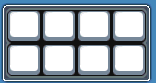
#> input picture docs/features/hotkey-grid-3x3/ui/hotkey-grid/v2/ref-quickslot-4x2.png, 156 x 83 px, found by its file name
$ python build_v2.py
#> lines starting #> are read from the running program, lines starting #| are printed output that depends on the picture
#> in main, ref is the input picture: PIL image 156x83 RGBA; mean R, G, B, A 155.8, 167.8, 177.6, 255
# -*- coding: utf-8 -*-
"""Build hotkey-grid v2 from user reference (pixel-matched 3x3 + opacity + labels)."""
from __future__ import annotations

import os
from pathlib import Path

from PIL import Image, ImageDraw, ImageFont

ROOT = Path(r"E:\project\MapleStory-Client\docs\features\hotkey-grid-3x3\ui\hotkey-grid\v2")
REF = ROOT / "ref-quickslot-4x2.png"
OUT = ROOT

CELL_W, CELL_H = 32, 31
GAP_X, GAP_Y = 3, 4
COLS, ROWS = 3, 3
FRAME = 6  # inset matching reference (cells start at 6,6)

# From reference sampling + client OutlinedText / A11M
COL_DARK = (17, 17, 17, 255)
COL_MID = (119, 136, 153, 255)
COL_FILL = (255, 255, 255, 255)
COL_FRAME_EDGE = (68, 68, 85, 255)
COL_FRAME_HI = (255, 255, 255, 255)
# Native key overlay (ref-key-Q): pale lavender fill + white 4-dir outline
COL_LABEL = (204, 204, 221, 255)
COL_LABEL_OUTLINE = (255, 255, 255, 255)
# Client font: fonts/Arial/Arial.ttf @ Text::Font::A11M (11px)
FONT_ARIAL = Path(r"E:\project\MapleStory-Client\fonts\Arial\Arial.ttf")
FONT_SIZE_A11M = 11

LABELS = [
    ["1", "2", "3"],
    ["Insert", "Home", "PageUp"],
    ["Delete", "End", "PageDown"],
]
OPACITIES = [100, 70, 50, 30, 10]


def is_blue_bg(p: tuple[int, int, int, int]) -> bool:
    r, g, b, a = p
    return b > 150 and b > r + 30 and b > g + 20


def crop_board(im: Image.Image) -> Image.Image:
    px = im.load()
    w, h = im.size
#> w = 156; h = 83
    xs, ys = [], []
    for y in range(h):
        for x in range(w):
            if is_blue_bg(px[x, y]):
                continue
            xs.append(x)
            ys.append(y)
    return im.crop((min(xs), min(ys), max(xs) + 1, max(ys) + 1))
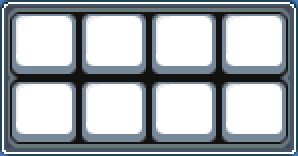
#> returned value: PIL image 149x78 RGBA (shown 2 times larger); mean R, G, B, A 166.4, 172.6, 177.8, 255


def extract_slot(board: Image.Image) -> Image.Image:
    # First slot body at (6,6)-(38,37) => 32x31
    return board.crop((6, 6, 6 + CELL_W, 6 + CELL_H)).convert("RGBA")
#> returned value: PIL image 32x31 RGBA
#> in build_panel_base, `fills = Image.new("RGBA", (tw, th), (0, 0, 0, 0))`: fills: PIL image 114x113 RGBA; every value is 0


def is_near_white(p: tuple[int, int, int, int], thr: int = 230) -> bool:
    r, g, b, a = p
    return a > 0 and r >= thr and g >= thr and b >= thr


def split_slot_fill_chrome(slot: Image.Image) -> tuple[Image.Image, Image.Image]:
    """Split slot into white-ish fill vs chrome (bevel/mid)."""
    fill = Image.new("RGBA", slot.size, (0, 0, 0, 0))
    chrome = Image.new("RGBA", slot.size, (0, 0, 0, 0))
    sp, fp, cp = slot.load(), fill.load(), chrome.load()
    w, h = slot.size
    for y in range(h):
        for x in range(w):
            p = sp[x, y]
            if p[3] == 0:
                continue
            if is_near_white(p):
                fp[x, y] = p
            else:
                cp[x, y] = p
    return fill, chrome


def scrub_blue_bg(im: Image.Image) -> Image.Image:
    out = im.copy()
    px = out.load()
    w, h = out.size
    for y in range(h):
        for x in range(w):
            if is_blue_bg(px[x, y]):
                px[x, y] = (0, 0, 0, 0)
    return out


def build_outer_frame(board: Image.Image, tw: int, th: int) -> Image.Image:
    """9-slice-ish outer frame from reference board (6px rim)."""
    bw, bh = board.size
    f = FRAME
    frame = Image.new("RGBA", (tw, th), (0, 0, 0, 0))

    # Corners from reference
    tl = scrub_blue_bg(board.crop((0, 0, f, f)))
    tr = scrub_blue_bg(board.crop((bw - f, 0, bw, f)))
    bl = scrub_blue_bg(board.crop((0, bh - f, f, bh)))
    br = scrub_blue_bg(board.crop((bw - f, bh - f, bw, bh)))
    frame.paste(tl, (0, 0), tl)
    frame.paste(tr, (tw - f, 0), tr)
    frame.paste(bl, (0, th - f), bl)
    frame.paste(br, (tw - f, th - f), br)

    # Edges (stretch middle segments)
    top = scrub_blue_bg(board.crop((f, 0, bw - f, f))).resize((tw - 2 * f, f), Image.NEAREST)
    bot = scrub_blue_bg(board.crop((f, bh - f, bw - f, bh))).resize((tw - 2 * f, f), Image.NEAREST)
    left = scrub_blue_bg(board.crop((0, f, f, bh - f))).resize((f, th - 2 * f), Image.NEAREST)
    right = scrub_blue_bg(board.crop((bw - f, f, bw, bh - f))).resize((f, th - 2 * f), Image.NEAREST)
    frame.paste(top, (f, 0), top)
    frame.paste(bot, (f, th - f), bot)
    frame.paste(left, (0, f), left)
    frame.paste(right, (tw - f, f), right)
    return frame


def build_panel_base(
    slot: Image.Image, board: Image.Image
) -> tuple[Image.Image, Image.Image, Image.Image]:
    """Return (full, fills_only, chrome_only) for 3x3 panel with outer frame."""
    inner_w = COLS * CELL_W + (COLS - 1) * GAP_X
    inner_h = ROWS * CELL_H + (ROWS - 1) * GAP_Y
    tw = FRAME + inner_w + FRAME
    th = FRAME + inner_h + FRAME

    fills = Image.new("RGBA", (tw, th), (0, 0, 0, 0))
    chrome = Image.new("RGBA", (tw, th), (0, 0, 0, 0))

    # Dark plate under slots (chrome) — inset inside frame rim
    plate = Image.new("RGBA", (inner_w + 2, inner_h + 2), COL_DARK)
    chrome.paste(plate, (FRAME - 1, FRAME - 1))

    # Outer frame sampled from reference
    chrome.alpha_composite(build_outer_frame(board, tw, th), (0, 0))

    slot_fill, slot_chrome = split_slot_fill_chrome(slot)
#> in split_slot_fill_chrome, `fill = Image.new("RGBA", slot.size, (0, 0, 0, 0))`: fill: PIL image 32x31 RGBA; every value is 0

    for r in range(ROWS):
        for c in range(COLS):
            x = FRAME + c * (CELL_W + GAP_X)
            y = FRAME + r * (CELL_H + GAP_Y)
            chrome.alpha_composite(slot_chrome, (x, y))
            fills.alpha_composite(slot_fill, (x, y))
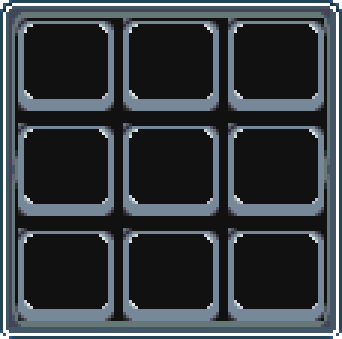
#> chrome: PIL image 114x113 RGBA (shown 3 times larger); mean R, G, B, A 53.4, 59.2, 64.1, 254.6; transparent parts drawn white

    full = Image.alpha_composite(chrome, fills)
    return full, fills, chrome


def apply_color_opacity(img: Image.Image, opacity_pct: int) -> Image.Image:
    """Keep RGB (原色), only scale alpha — whole panel fades together (not white-over-dark→灰)."""
    if opacity_pct >= 100:
        return img
    out = img.copy()
    alpha = out.split()[3].point(lambda a: int(a * opacity_pct / 100.0 + 0.5))
    out.putalpha(alpha)
    return out


def find_font(size: int) -> ImageFont.ImageFont:
    """Prefer client Arial (native Text::Font path); fallback system fonts."""
    candidates = [
        str(FONT_ARIAL),
        r"C:\Windows\Fonts\arial.ttf",
        r"C:\Windows\Fonts\Tahoma.ttf",
    ]
    for path in candidates:
        if os.path.exists(path):
            try:
                return ImageFont.truetype(path, size)
            except OSError:
                continue
    return ImageFont.load_default()


def draw_outlined_text(
    img: Image.Image,
    xy: tuple[int, int],
    text: str,
    font: ImageFont.ImageFont,
    fill=COL_LABEL,
    outline=COL_LABEL_OUTLINE,
) -> None:
    """Match Graphics/SpecialText.h OutlinedText: L/R/T/B only (no diagonals)."""
    draw = ImageDraw.Draw(img)
    x, y = xy
    for dx, dy in ((-1, 0), (1, 0), (0, -1), (0, 1)):
        draw.text((x + dx, y + dy), text, font=font, fill=outline)
    draw.text((x, y), text, font=font, fill=fill)


def split_at_capitals(text: str) -> list[str]:
    """PageUp -> ['Page','Up']; Insert -> ['Insert']."""
    parts: list[str] = []
    cur = ""
    for i, ch in enumerate(text):
        if i > 0 and ch.isupper() and cur:
            parts.append(cur)
            cur = ch
        else:
            cur += ch
    if cur:
        parts.append(cur)
    return parts


def text_width(text: str, font: ImageFont.ImageFont) -> int:
    draw = ImageDraw.Draw(Image.new("RGBA", (64, 32)))
    bbox = draw.textbbox((0, 0), text, font=font)
    return bbox[2] - bbox[0]


def layout_label(text: str, max_w: int = 26) -> tuple[list[str], ImageFont.ImageFont]:
    """Prefer A11M (11px); wrap at capitals if needed; shrink only if still too wide."""
    for sz in (FONT_SIZE_A11M, 10, 9, 8, 7, 6):
        font = find_font(sz)
        if text_width(text, font) <= max_w:
            return [text], font
        parts = split_at_capitals(text)
        if len(parts) >= 2 and all(text_width(p, font) <= max_w for p in parts):
            return parts, font
    font = find_font(6)
    parts = split_at_capitals(text)
    if len(parts) >= 2:
        return parts, font
    return [text], font


def make_labels_layer(size: tuple[int, int]) -> Image.Image:
#> called with size = (114, 113)
    layer = Image.new("RGBA", size, (0, 0, 0, 0))
    line_gap = 0  # A11M linespace is tight like client
    for r, row in enumerate(LABELS):
        for c, text in enumerate(row):
            cell_x = FRAME + c * (CELL_W + GAP_X)
            cell_y = FRAME + r * (CELL_H + GAP_Y)
            # top-left of white face (match ref Q overlay)
            tx = cell_x + 2
            ty = cell_y + 0
            lines, font = layout_label(text)
            y = ty
            for line in lines:
                draw_outlined_text(layer, (tx, y), line, font)
                ascent, descent = font.getmetrics()
                y += max(ascent + descent - 2, FONT_SIZE_A11M - 1) + line_gap
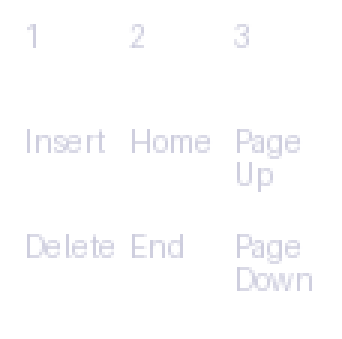
#> layer: PIL image 114x113 RGBA (shown 3 times larger); mean R, G, B, A 31.5, 31.5, 32.1, 28.3; transparent parts drawn white
    return layer


def main() -> None:
    OUT.mkdir(parents=True, exist_ok=True)
    ref = Image.open(REF).convert("RGBA")
    board = crop_board(ref)
    board.save(OUT / "_ref_board_cropped.png")
    slot = extract_slot(board)
    slot.save(OUT / "_slot_tile.png")

    full100, fills, chrome = build_panel_base(slot, board)
    chrome.save(OUT / "_layer_chrome.png")
    fills.save(OUT / "_layer_fills.png")

    labels = make_labels_layer(full100.size)
    labels.save(OUT / "_layer_labels.png")

    meta = {
        "size": full100.size,
        "cell": [CELL_W, CELL_H],
        "gap": [GAP_X, GAP_Y],
        "frame": FRAME,
        "labels": LABELS,
    }
    print("panel", meta)
#| panel {'size': (114, 113), 'cell': [32, 31], 'gap': [3, 4], 'frame': 6, 'labels': [['1', '2', '3'], ['Insert', 'Home', 'PageUp'], ['Delete', 'End', 'PageDown']]}

    base_empty = Image.alpha_composite(chrome, fills)
    base_labeled = Image.alpha_composite(base_empty, labels)
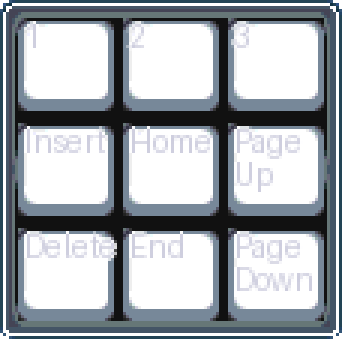
#> base_labeled: PIL image 114x113 RGBA (shown 3 times larger); mean R, G, B, A 165, 170.7, 176.2, 254.6; transparent parts drawn white

    for o in OPACITIES:
        empty = apply_color_opacity(base_empty, o)
        empty.save(OUT / f"hotkey-grid-{o}.png")
        labeled = apply_color_opacity(base_labeled, o)
        labeled.save(OUT / f"hotkey-grid-keys-{o}.png")
        print("wrote", o, "alpha-scale whole panel (原色透明)")
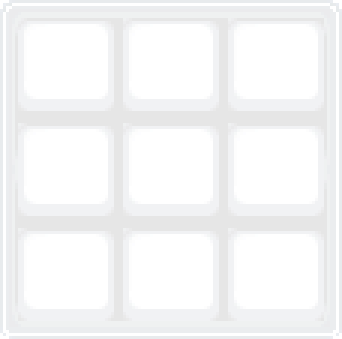
#> empty: PIL image 114x113 RGBA (shown 3 times larger); mean R, G, B, A 166, 171.9, 176.8, 26; transparent parts drawn white

    # Checkerboard sheet so translucent white stays readable as white, not gray
    sheet_w = full100.size[0] * 5 + 8 * 4
    sheet_h = full100.size[1] * 2 + 12
    sheet = Image.new("RGBA", (sheet_w, sheet_h), (0, 0, 0, 0))
#> sheet: PIL image 602x238 RGBA; every value is 0
    sp = sheet.load()
    for y in range(sheet_h):
        for x in range(sheet_w):
            c = 200 if ((x // 8) + (y // 8)) % 2 == 0 else 240
            sp[x, y] = (c, c, c, 255)
    for i, o in enumerate(OPACITIES):
        x = i * (full100.size[0] + 8)
        sheet.alpha_composite(Image.open(OUT / f"hotkey-grid-{o}.png"), (x, 0))
        sheet.alpha_composite(Image.open(OUT / f"hotkey-grid-keys-{o}.png"), (x, full100.size[1] + 12))
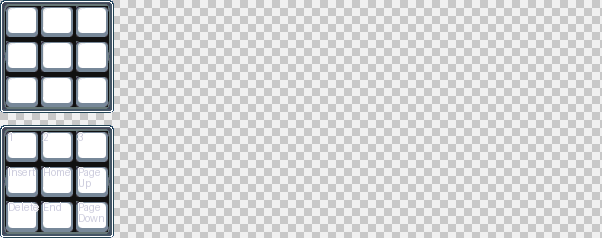
#> sheet: PIL image 602x238 RGBA; mean R, G, B, A 210.3, 211.3, 212.2, 255
    sheet.save(OUT / "_preview_sheet.png")
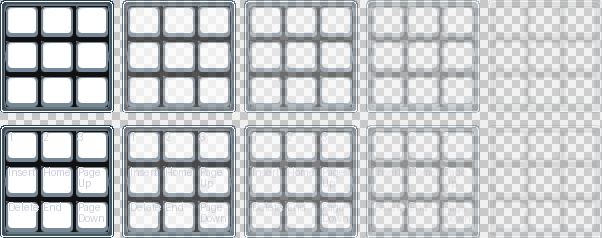
#> saved as _preview_sheet.png: PIL image 602x238 RGBA; mean R, G, B, A 194.7, 197.4, 199.9, 255
    print("done", OUT)


if __name__ == "__main__":
    main()
